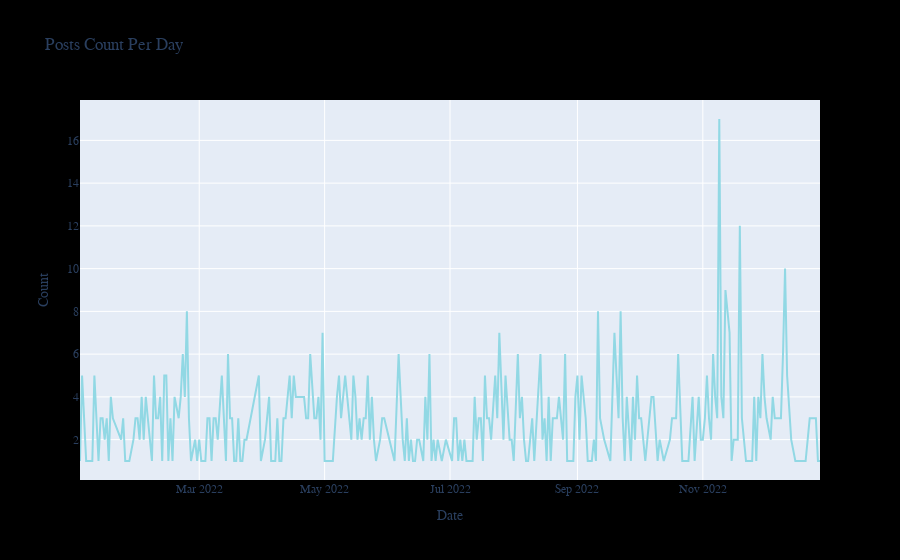

Source (notebook cell):
### Markdown cell above
### Posting Frequency

as the plot shows, there are 3 new job posts on average each day in Syria, assuming that 95% percent of the data are records of a job post

### Code cell
px.line(
    data.groupby("date", as_index=False).size(),
    x="date",
    y="size",
    color_discrete_sequence=color_palette[1:],
    labels={"size":"Count" , "date":"Date"},
    title="Posts Count Per Day"
).update_layout(
    paper_bgcolor="rgb(0,0,0,0)",
    #plot_bgcolor="",
    legend=dict(bgcolor=LEGEN_BG),
    font_family="Poppins,",
)

### Figure 1 — Plotly figure (JSON) as saved in the notebook; plotly's stock layout.template omitted (floating-point values rounded to 4 significant figures; data arrays with more than 128 entries replaced by an {"elided": "..."} marker saying what was removed)
{"data": [{"hovertemplate": "Date=%{x}<br>Count=%{y}<extra></extra>", "legendgroup": "", "line": {"color": "#91D8E4", "dash": "solid"}, "marker": {"symbol": "circle"}, "mode": "lines", "name": "", "orientation": "v", "showlegend": false, "type": "scatter", "x": {"elided": "289 str values"}, "xaxis": "x", "y": {"elided": "289 int values"}, "yaxis": "y"}], "layout": {"font": {"family": "Poppins,"}, "legend": {"bgcolor": "#fff", "tracegroupgap": 0}, "paper_bgcolor": "rgb(0,0,0,0)", "title": {"text": "Posts Count Per Day"}, "xaxis": {"anchor": "y", "domain": [0, 1], "title": {"text": "Date"}}, "yaxis": {"anchor": "x", "domain": [0, 1], "title": {"text": "Count"}}}}
